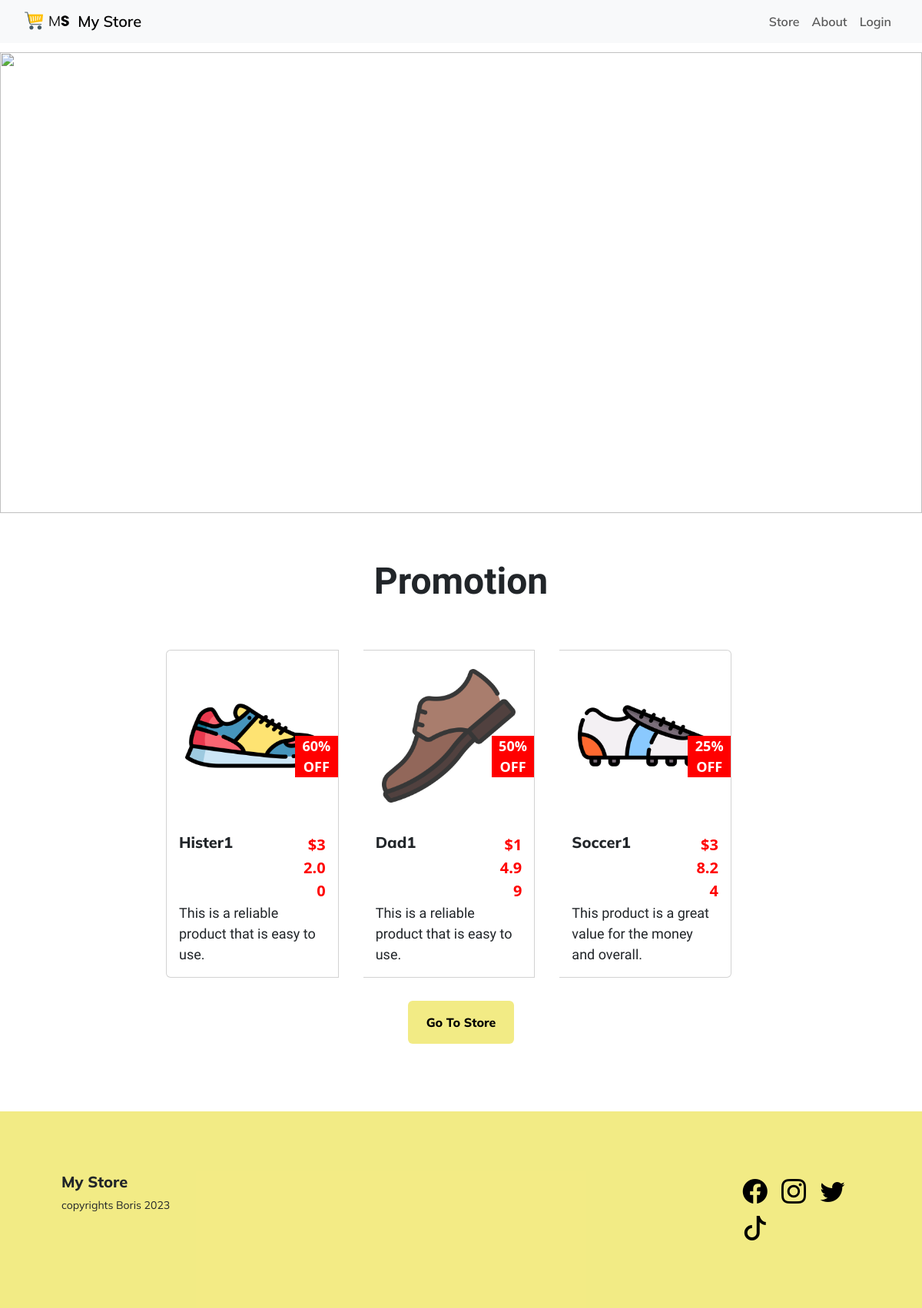
The page / on the database its author committed.
### main.py (models this page shows)
class Item(db.Model):
    __tablename__ = "items"
    id = db.Column(db.Integer, primary_key=True)
    name = db.Column(db.String(100), unique=True)
    barcode = db.Column(db.String(100), unique=True)
    quantity = db.Column(db.Integer)
    rating = db.Column(db.Integer)
    img_url = db.Column(db.String(250), nullable=False)
    description = db.Column(db.String(250), nullable=False)
    price = db.Column(db.Text, nullable=False)
    discount = db.Column(db.Integer)
    show = db.Column(db.Boolean)
    cart_item = relationship("Cart", back_populates="item")
    details = db.Column(db.Text, nullable=False)
    category = db.Column(db.String(250), nullable=False)

### main.py (the view)
@app.route('/', methods=["GET", "POST"])
def home():
    try:
        items = Item.query.filter(Item.quantity>0).order_by(Item.discount.desc())[0:3]
    except:
        items = []
    try:
        cart_items = Cart.query.filter_by(customer=current_user).filter_by(status="OPEN").count()
    except:
        cart_items = []
    return render_template("home.html", promotion_items=items, cart_items=cart_items)

### main.py (called while the page is built)
@app.template_filter()
def currencyFormat(value):
    convert = float(value.split("$")[1])
    return convert

### templates/home.html (shortened to what this page needs)
{% include "header.html" %}
{% block content %}
<div class="home">
      <div id="carouselExampleCaptions" class="carousel slide" data-bs-ride="false">
        <div class="carousel-indicators">
          <button type="button" data-bs-target="#carouselExampleCaptions" data-bs-slide-to="0" class="active" aria-current="true" aria-label="Slide 1"></button>
          <button type="button" data-bs-target="#carouselExampleCaptions" data-bs-slide-to="1" aria-label="Slide 2"></button>
          <button type="button" data-bs-target="#carouselExampleCaptions" data-bs-slide-to="2" aria-label="Slide 3"></button>
        </div>
        <div class="carousel-inner">
          <div class="carousel-item active">
            <img src="/static/img/c1.jpg" height=600 class="d-block w-100" alt="">
            <div class="carousel-caption d-none d-md-block">
              <h5>We Are Now Open!</h5>
              <p>Finaly aft</p>
            </div>
          </div>
        </div>
        <button class="carousel-control-prev" type="button" data-bs-target="#carouselExampleCaptions" data-bs-slide="prev">
          <span class="carousel-control-prev-icon" aria-hidden="true"></span>
        </button>
        <button class="carousel-control-next" type="button" data-bs-target="#carouselExampleCaptions" data-bs-slide="next">
          <span class="carousel-control-next-icon" aria-hidden="true"></span>
        </button>
      </div>
      <div class="promotion">
        <h1>Promotion</h1>
        <div class="card-group">
          {% for item in promotion_items %}
          <div class="card promotion-card">
            <div class="promotion-img">
              <img src="{{ item.img_url }}" class="card-img-top" alt="...">
              {% if item.discount != 0: %}
              <div class="promotion-discount">{{ '%0.0f' % (item.discount*100)|float }}% OFF</div>
              {% endif %}
            </div>
            <div class="card-body">
              <div class="promotion-title row">
                <h4 class="col-sm-9">{{ item.name }}</h4>
                {% if item.discount != 0: %}
                {% set discounted = (item.price | currencyFormat)*(1 - item.discount) %}
                <div class="promotion-price discount col-sm-3">${{ '%0.2f' % discounted|float }}</div>
                {% else %}
                <div class="promotion-price col-sm-3">{{ item.price }}</div>
                {% endif %}
              </div>
              <p class="card-text">{{ item.description }}</p>
            </div>
          </div>
          {% endfor %}
        </div>
        <a href="{{ url_for('estore') }}"><button type="button" class="btn btn-warning action-button">Go To Store</button></a>
      </div>
</div>
{% include "footer.html" %}
{% endblock %}

### static/css/styles.css (style rules this page uses)
body,html { height: 100vh; position: relative; min-height: 100vh; }
h1 { font-family: 'Arsenal', sans-serif; font-size: 48px; font-weight: 700; }
h4 { font-family: 'Mulish', sans-serif; font-size: 20px; font-weight: 800; }
p { font-family: 'Numans', sans-serif; font-size: 18px; font-weight: 400; }
.carousel-item img { object-fit: cover; }
.promotion { width: 80%; text-align: center; margin-left: 10%; margin-top: 60px; }
.card-group { width: 80%; text-align: left; margin-left: 10%; margin-top: 60px; margin-bottom: 30px; }
.card-img-top { padding: 24px; }
.promotion-card { margin-right: 32px; outline: none; }
.promotion-img { position: relative; }
.promotion-discount { position: absolute; width: 25%; top: 50%; right: 0; background-color: red; text-align: center; color: rgb(255, 255, 255); font-size: 18px; font-weight: 600; }
.promotion-title { display: flex; }
.promotion-price { color: black; text-align: right; font-size: 20px; font-weight: 800; width: 25%; }
.discount { color: red; }
.action-button { font-family: 'Mulish', sans-serif; font-size: 16px; font-weight: 800; background-color: rgba(240, 231, 108, 0.829); border-radius: 6px; border: none; color: black; padding: 16px 24px; text-align: center; width: auto; max-width: 360px; margin-bottom: 16px; cursor: pointer; }

### rows shown on the page
Item: img_url (picture), discount "60", name "Hister1", value "32.00", description "This is a reliable product that is easy to use."
Item: img_url (picture), discount "50", name "Dad1", value "14.99", description "This is a reliable product that is easy to use."
Item: img_url (picture), discount "25", name "Soccer1", value "38.24", description "This product is a great value for the money and overall."
